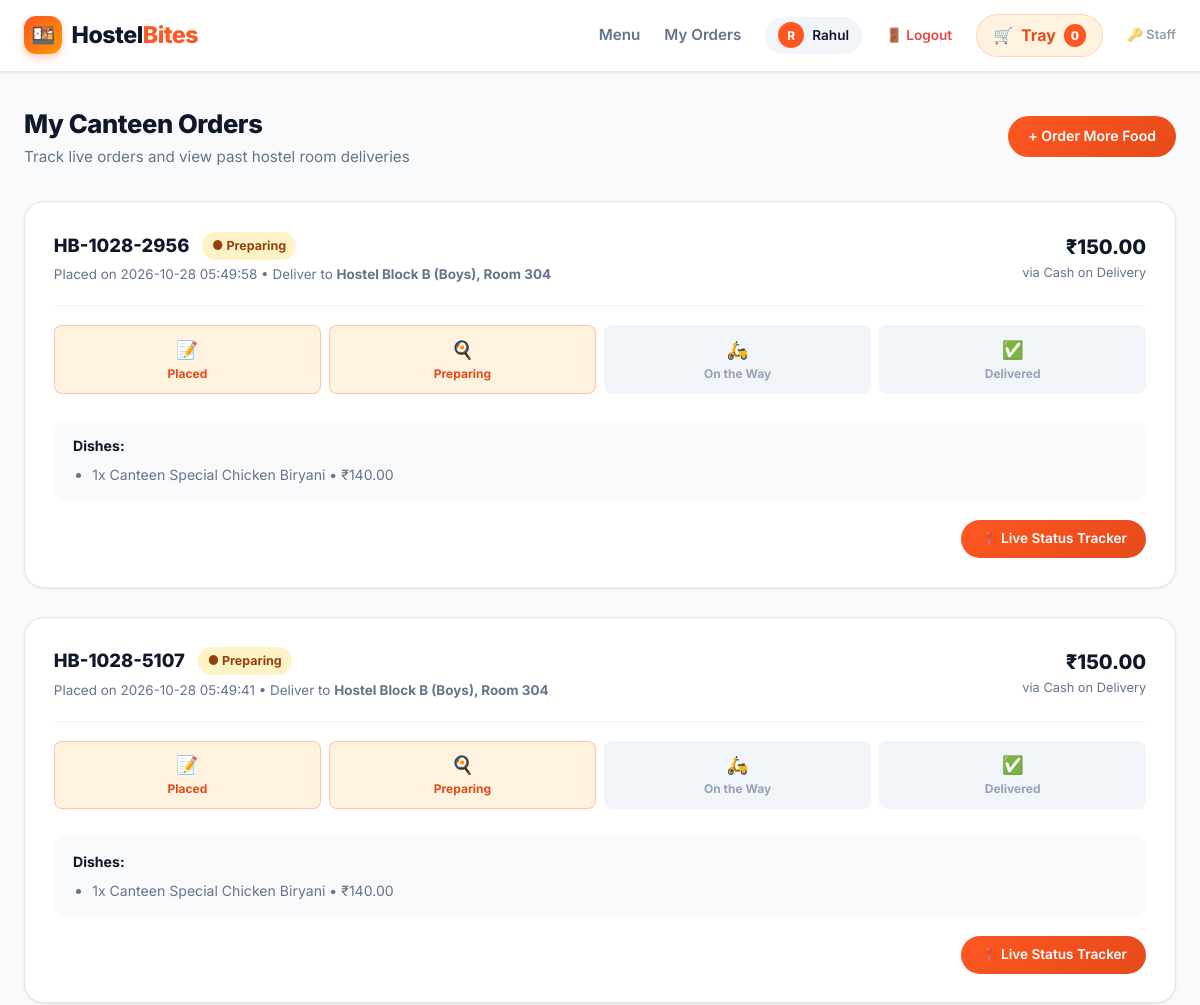
Before: /my-orders (signed in, upper part) with the older database file.
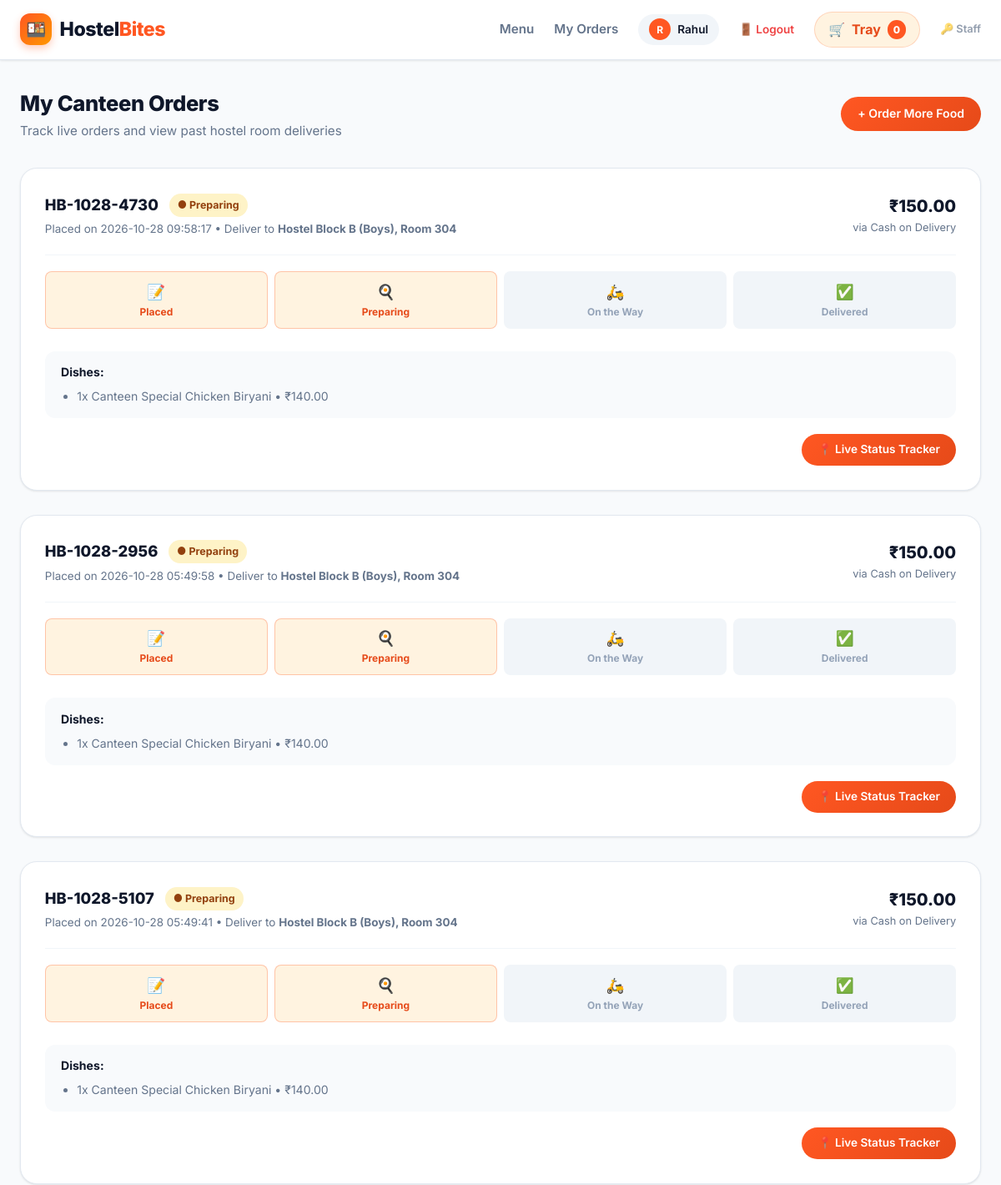
After: the same page with the newer database file.
### tables this page shows
CREATE TABLE orders (
            id INTEGER PRIMARY KEY AUTOINCREMENT,
            order_number TEXT UNIQUE NOT NULL,
            user_id INTEGER NOT NULL,
            hostel_block TEXT NOT NULL,
            room_no TEXT NOT NULL,
            phone TEXT NOT NULL,
            delivery_notes TEXT,
            payment_method TEXT NOT NULL,
            subtotal REAL NOT NULL,
            delivery_fee REAL DEFAULT 10.0,
            total_amount REAL NOT NULL,
            status TEXT DEFAULT 'Placed',
            created_at TIMESTAMP DEFAULT CURRENT_TIMESTAMP,
            updated_at TIMESTAMP DEFAULT CURRENT_TIMESTAMP,
            FOREIGN KEY (user_id) REFERENCES users(id)
        );

CREATE TABLE order_items (
            id INTEGER PRIMARY KEY AUTOINCREMENT,
            order_id INTEGER NOT NULL,
            menu_item_id INTEGER,
            item_name TEXT NOT NULL,
            item_price REAL NOT NULL,
            quantity INTEGER NOT NULL,
            total_price REAL NOT NULL,
            FOREIGN KEY (order_id) REFERENCES orders(id),
            FOREIGN KEY (menu_item_id) REFERENCES menu_items(id)
        );

### app.py (the view)
@app.route("/my-orders")
@login_required
def my_orders():
    conn = get_db_connection()
    cursor = conn.cursor()
    cursor.execute("""
        SELECT * FROM orders
        WHERE user_id = ?
        ORDER BY created_at DESC
    """, (session["user_id"],))
    orders = cursor.fetchall()
    detailed_orders = []
    for order in orders:
        cursor.execute("SELECT * FROM order_items WHERE order_id = ?", (order["id"],))
        items = cursor.fetchall()
        detailed_orders.append({
            "order": order,
            "order_items": items
        })
    conn.close()
    return render_template("orders.html", orders=detailed_orders)

### app.py (called while the page is built)
def login_required(f):
    @wraps(f)
    def decorated_function(*args, **kwargs):
        if "user_id" not in session:
            flash("Please log in to proceed.", "warning")
            return redirect(url_for("login", next=request.url))
        return f(*args, **kwargs)
    return decorated_function

@app.context_processor
def inject_global_data():
    cart = session.get("cart", {})
    cart_count = sum(item["quantity"] for item in cart.values())
    return {
        "cart_count": cart_count,
        "current_user_name": session.get("user_name"),
        "is_student_logged_in": "user_id" in session,
        "is_admin_logged_in": "admin_id" in session,
        "HOSTEL_BLOCKS": HOSTEL_BLOCKS
    }

### database.py (called while the page is built)
def get_db_connection():
    conn = sqlite3.connect(DB_NAME)
    conn.row_factory = sqlite3.Row
    return conn

### templates/orders.html (shortened to what the changed rows need)
{% extends "base.html" %}
{% block content %}
<div class="section-header" style="margin-bottom: 2rem;">
  <div>
    <h1 class="section-title">My Canteen Orders</h1>
  </div>
</div>
{% if orders %}
  <div style="display: flex; flex-direction: column; gap: 1.8rem;">
    {% for entry in orders %}
      {% set o = entry.order %}
      <div style="background: white; border-radius: var(--radius-lg); border: 1px solid var(--border); padding: 1.8rem; box-shadow: var(--shadow-sm);">
        <div style="display: flex; justify-content: space-between; align-items: flex-start; flex-wrap: wrap; gap: 1rem; padding-bottom: 1.2rem; border-bottom: 1px solid var(--border-light);">
          <div>
            <div style="display: flex; align-items: center; gap: 0.8rem;">
              <span style="font-weight: 800; font-size: 1.15rem; color: var(--dark);">
                {{ o.order_number }}
              </span>
              {% set clean_status = o.status.replace(' ', '') %}
              <span class="status-badge status-{{ clean_status }}">
                ● {{ o.status }}
              </span>
            </div>
            <div style="font-size: 0.84rem; color: var(--text-muted); margin-top: 4px;">
              Placed on {{ o.created_at }} &bull; Deliver to <strong>{{ o.hostel_block }}, Room {{ o.room_no }}</strong>
            </div>
          </div>
          <div style="text-align: right;">
            <div style="font-size: 1.25rem; font-weight: 800; color: var(--dark);">
              ₹{{ "%.2f"|format(o.total_amount) }}
            </div>
            <div style="font-size: 0.8rem; color: var(--text-muted);">
              via {{ o.payment_method }}
            </div>
          </div>
        </div>
        <div style="padding: 1.2rem 0; margin-bottom: 0.5rem;">
          <div style="display: grid; grid-template-columns: repeat(4, 1fr); gap: 0.5rem; text-align: center;">
            <div style="padding: 0.6rem; border-radius: var(--radius-sm); background: {% if o.status in ['Placed', 'Preparing', 'Out for delivery', 'Delivered'] %}var(--primary-subtle){% else %}#F1F5F9{% endif %}; border: 1px solid {% if o.status in ['Placed', 'Preparing', 'Out for delivery', 'Delivered'] %}rgba(255,87,34,0.3){% else %}transparent{% endif %};">
              <div style="font-size: 1.1rem;">📝</div>
              <div style="font-size: 0.75rem; font-weight: 700; color: {% if o.status in ['Placed', 'Preparing', 'Out for delivery', 'Delivered'] %}var(--primary-dark){% else %}var(--text-light){% endif %};">Placed</div>
            </div>
            <div style="padding: 0.6rem; border-radius: var(--radius-sm); background: {% if o.status in ['Preparing', 'Out for delivery', 'Delivered'] %}var(--primary-subtle){% else %}#F1F5F9{% endif %}; border: 1px solid {% if o.status in ['Preparing', 'Out for delivery', 'Delivered'] %}rgba(255,87,34,0.3){% else %}transparent{% endif %};">
              <div style="font-size: 1.1rem;">🍳</div>
              <div style="font-size: 0.75rem; font-weight: 700; color: {% if o.status in ['Preparing', 'Out for delivery', 'Delivered'] %}var(--primary-dark){% else %}var(--text-light){% endif %};">Preparing</div>
            </div>
            <div style="padding: 0.6rem; border-radius: var(--radius-sm); background: {% if o.status in ['Out for delivery', 'Delivered'] %}var(--primary-subtle){% else %}#F1F5F9{% endif %}; border: 1px solid {% if o.status in ['Out for delivery', 'Delivered'] %}rgba(255,87,34,0.3){% else %}transparent{% endif %};">
              <div style="font-size: 1.1rem;">🛵</div>
              <div style="font-size: 0.75rem; font-weight: 700; color: {% if o.status in ['Out for delivery', 'Delivered'] %}var(--primary-dark){% else %}var(--text-light){% endif %};">On the Way</div>
            </div>
            <div style="padding: 0.6rem; border-radius: var(--radius-sm); background: {% if o.status == 'Delivered' %}var(--success-bg){% else %}#F1F5F9{% endif %}; border: 1px solid {% if o.status == 'Delivered' %}rgba(16,185,129,0.3){% else %}transparent{% endif %};">
              <div style="font-size: 1.1rem;">✅</div>
              <div style="font-size: 0.75rem; font-weight: 700; color: {% if o.status == 'Delivered' %}#065F46{% else %}var(--text-light){% endif %};">Delivered</div>
            </div>
          </div>
        </div>
        <div style="background: var(--bg-main); border-radius: var(--radius-md); padding: 0.9rem 1.2rem; margin-bottom: 1.2rem; font-size: 0.88rem;">
          <strong style="color: var(--dark); display: block; margin-bottom: 0.4rem;">Dishes:</strong>
          <ul style="padding-left: 1.2rem; color: var(--text-muted); margin: 0;">
            {% for itm in entry.order_items %}
              <li>{{ itm.quantity }}x {{ itm.item_name }} &bull; ₹{{ "%.2f"|format(itm.total_price) }}</li>
            {% endfor %}
          </ul>
        </div>
        <div style="display: flex; justify-content: flex-end; gap: 0.8rem;">
          <a href="{{ url_for('track_order', order_number=o.order_number) }}" class="btn-primary" style="font-size: 0.85rem; padding: 0.5rem 1.2rem;">
            📍 Live Status Tracker
          </a>
        </div>
      </div>
    {% endfor %}
  </div>
{% endif %}
{% endblock %}

Changed rows visible on the page:
added orders: order_number "HB-1028-4730", status "Preparing", created_at "2026-10-28 09:58:17", hostel_block "Hostel Block B (Boys)", room_no "304", total_amount "150.00", payment_method "Cash on Delivery"
added order_items: quantity "1", item_name "Canteen Special Chicken Biryani", total_price "140.00", shown under "HB-1028-4730"
Other visible differences:
new list line: "Placed on • Deliver to , Room ₹ via Placed Preparing On the Way Delivered Dishes: 📍 Live Status Tracker"
